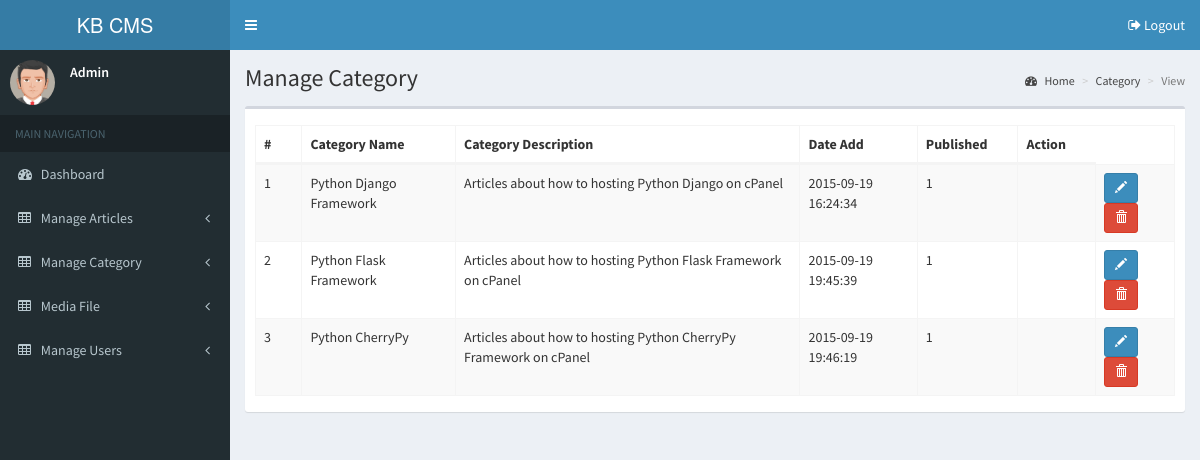
/sysadmin/categories/all (signed in), run on the app's committed database.
### tables this page shows
CREATE TABLE `kb_category` (
  `id` int(11) NOT NULL AUTO_INCREMENT,
  `title` varchar(225) NOT NULL,
  `description` text NOT NULL,
  `permalink` varchar(225) NOT NULL,
  `dateadd` datetime NOT NULL,
  `datemodified` datetime DEFAULT NULL,
  `published` tinyint(4) NOT NULL,
  PRIMARY KEY (`id`)
);

### cores/Request.php (called while the page is built, shortened)
<?php
class Request
{
    public static function isGet()
    {
        return $_SERVER['REQUEST_METHOD'] === 'GET';
    }
    public static function base_url()
    {
        $protocol = (!empty($_SERVER['HTTPS']) && $_SERVER['HTTPS'] !== 'off' || $_SERVER['SERVER_PORT'] == 443) ? "https://" : "http://";
        $path = $_SERVER['PHP_SELF'];
        $path_parts = pathinfo($path);
        $directory = $path_parts['dirname'];
        $directory = ($directory == "/") ? "" : $directory;
        $host = $_SERVER['HTTP_HOST'];
        return $protocol . $host . $directory;
    }
    public static function getBasePath()
    {
        $basePath = dirname($_SERVER['SCRIPT_NAME']);
        return $basePath;
    }
    public static function getURI(){
        $ru= $_SERVER["REQUEST_URI"];
        $uri=str_replace(self::getBasePath(), "", $ru);
        $res=explode("/",preg_replace('{^/|\?.*}', '', $uri));
        return $res;
    }
}

### cores/DBDriver.php (called while the page is built, shortened)
<?php
class DBDriver{
    private static $conn;
    private static function connect()
    {
        if(!isset(self::$conn)){
            $conf = Configuration::get('db');
            $dsn = "mysql:host=".$conf['host'].";port=".$conf['port'].";dbname=".$conf['dbname'];
            try{
                self::$conn = new PDO($dsn, $conf['username'], $conf['password']);
                self::$conn->setAttribute(PDO::ATTR_ERRMODE, PDO::ERRMODE_EXCEPTION);
                self::$conn->setAttribute(PDO::ATTR_EMULATE_PREPARES, FALSE);
            }catch(PDOException $e){
                self::disconnect();
                echo $e->getMessage();
            }
        }
        return self::$conn;
    }
    public static function all($sql, $params = null, $fetch_style = PDO::FETCH_OBJ)
    {
        $result = null;
        try{
            $conn = self::connect();
            $stmt = $conn->prepare($sql);
            $stmt->execute($params);
            $result = $stmt->fetchAll($fetch_style);
        }catch(PDOException $e){
            self::disconnect();
            echo $e->getMessage();
        }
        return $result;
    }
}

### sysadmin/themes/categories.php (the view, shortened to what this page needs)
<?php
echo "<div class='content-wrapper'>";
switch ($uri[1]) {
    case "all":
        $cat=  DBDriver::all("SELECT `id`, `title`, `description`, `permalink`, `dateadd`,`published` FROM `kb_category`");
        ?>
            <section class="content-header">
                <h1>
                Manage Category
              </h1>
              <ol class="breadcrumb">
                <li><a href="<?php echo Request::base_url();?>"><i class="fa fa-dashboard"></i> Home</a></li>
                <li><a href="<?php echo Request::base_url()."/".$uri[0]."/all";?>">Category</a></li>
                <li class="active">View</li>
              </ol>
            </section>
            <section class="content">
              <div class="row">
                <div class="col-xs-12">
                  <div class="box">
                    <div class="box-body">
                      <table id="data" class="table table-bordered table-striped">
                        <thead>
                          <tr>
                            <th>#</th>
                            <th>Category Name</th>
                            <th>Category Description</th>
                            <th>Date Add</th>
                            <th>Published</th>
                            <th>Action</th>
                          </tr>
                        </thead>
                        <tbody>
                            <?php $row = 1;
                            foreach($cat as $c): ?>
                          <tr>
                            <td><?php echo $row;?></td>
                            <td><?php echo $c->title;?></td>
                            <td><?php echo $c->description;?></td>
                            <td><?php echo $c->dateadd;?></td>
                            <td><?php echo $c->published;?></td>
                            <td><?php echo $c->tags;?></td>
                            <td>
                                <a class="btn btn-primary btn-sm" title="Edit" href="<?php echo Request::base_url().'/'.$uri[0]."/update/".$c->id;?>"><span class="glyphicon glyphicon-pencil"></a>
                                <a class="btn btn-danger btn-sm" title="Delete" href="<?php echo Request::base_url().'/'.$uri[0]."/delete/".$c->id;?>"><span class="glyphicon glyphicon-trash"></a>
                            </td>
                          </tr>
                          <?php $row++; endforeach; ?>
                        </tbody>
                      </table>
                    </div>
                  </div>
                </div>
              </div>
            </section>
        <?php
        break;
        ?>
        <?php
}
echo "</div>";

### sysadmin/index.php (shortened to what this page needs)
<?php
$uri=Request::getURI();
$baseInc = Configuration::get('base_include');
if(Request::isGet()){
    if(!isset($_SESSION['sysadmin'])){
        require $baseInc['views'].'/login.php';
    }else{
    require $baseInc['views'].'/layout.php';
    }
}elseif(Request::isPost()){
    if(file_exists("../".$baseInc['controllers']."/".$uri[0].".php")){
        include "../".$baseInc['controllers']."/".$uri[0].".php";
    }
}

### sysadmin/themes/layout.php (shortened to what this page needs)
<!DOCTYPE html>
<html>
  <head>
    <link rel="stylesheet" href="<?php echo Request::base_url();?>/assets/bootstrap/css/bootstrap.min.css">
    <link rel="stylesheet" href="<?php echo Request::base_url();?>/assets/font-awesome/css/font-awesome.min.css">
    <link rel="stylesheet" href="<?php echo Request::base_url();?>/assets/ionicons/css/ionicons.min.css">
    <link rel="stylesheet" href="<?php echo Request::base_url();?>/assets/dist/css/AdminLTE.min.css">
    <link rel="stylesheet" href="<?php echo Request::base_url();?>/assets/dist/css/skins/_all-skins.min.css">
    <link rel="stylesheet" href="<?php echo Request::base_url();?>/assets/plugins/datatables/dataTables.bootstrap.css">
  </head>
  <body class="hold-transition skin-blue sidebar-mini">
    <div class="wrapper">
      <?php
      include 'navbar.php';
      include 'body.php';
      ?>
    </div>
  </body>
</html>

### sysadmin/themes/navbar.php (shortened to what this page needs)
<header class="main-header">
        <a href="<?php echo Request::base_url();?>" class="logo">
          <span class="logo-lg">KB CMS</span>
        </a>
        <nav class="navbar navbar-static-top" role="navigation">
          <a href="#" class="sidebar-toggle" data-toggle="offcanvas" role="button">
          </a>
          <div class="navbar-custom-menu">
            <ul class="nav navbar-nav">
              <li>
                  <a href="<?php echo Request::base_url();?>/login/logout" title="Logout"><i class="fa fa-sign-out"></i> Logout</a>
              </li>
            </ul>
          </div>
        </nav>
      </header>
      <aside class="main-sidebar">
        <section class="sidebar">
          <div class="user-panel">
            <div class="pull-left image">
              <img src="<?php echo Request::base_url();?>/assets/dist/img/avatar5.png" class="img-circle" alt="User Image">
            </div>
            <div class="pull-left info">
              <p>Admin</p>
            </div>
          </div>
          <ul class="sidebar-menu">
            <li class="header">MAIN NAVIGATION</li>
            <li>
              <a href="<?php echo Request::base_url();?>">
                <i class="fa fa-dashboard"></i> <span>Dashboard</span>
              </a>
            </li>
            <li class="treeview">
              <a href="#">
                <i class="fa fa-table"></i> <span>Manage Articles</span>
                <i class="fa fa-angle-left pull-right"></i>
              </a>
            </li>
            <li class="treeview">
              <a href="#">
                <i class="fa fa-table"></i> <span>Manage Category</span>
                <i class="fa fa-angle-left pull-right"></i>
              </a>
            </li>
            <li class="treeview">
              <a href="#">
                <i class="fa fa-table"></i> <span>Media File</span>
                <i class="fa fa-angle-left pull-right"></i>
              </a>
            </li>
            <li class="treeview">
              <a href="#">
                <i class="fa fa-table"></i> <span>Manage Users</span>
                <i class="fa fa-angle-left pull-right"></i>
              </a>
            </li>
          </ul>
        </section>
      </aside>

### sysadmin/themes/body.php
<?php
if(Request::isGet()){
    if($uri[0]==""){
        include $baseInc["views"]."/home.php";
    }
    else{
        if($uri[0]=="login"){
            include "../".$baseInc['controllers']."/".$uri[0].".php";
        }
        else{
            include $baseInc['views']."/".$uri[0].".php";
        }
    }
}
elseif (Request::isPost()) {
    if(file_exists("../".$baseInc['controllers']."/".$uri[0].".php")){
        include "../".$baseInc['controllers']."/".$uri[0].".php";
    }
}

### data on the page
kb_category: title "Python Django Framework", description "Articles about how to hosting Python Django on cPanel", dateadd "2015-09-19 16:24:34", published "1"
kb_category: title "Python Flask Framework", description "Articles about how to hosting Python Flask Framework on cPanel", dateadd "2015-09-19 19:45:39", published "1"
kb_category: title "Python CherryPy", description "Articles about how to hosting Python CherryPy Framework on cPanel", dateadd "2015-09-19 19:46:19", published "1"
